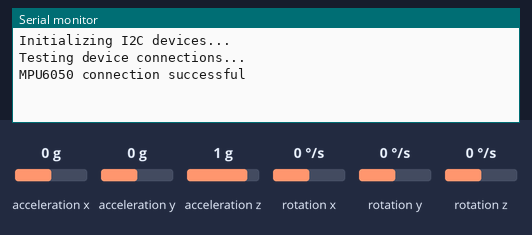
Bench run of a sketch on a simulated TI MSP430 LaunchPad. Parts: the last lines printed to the serial monitor. Inputs (shaded band) come from the test bench; at power-on: acceleration y 0 g, acceleration z 1 g, acceleration x 0 g, rotation x 0 °/s, rotation y 0 °/s, rotation z 0 °/s.

Above: at 1.2 s.
1.3 s: acceleration y set to -1.4 g
At 2.4 s:
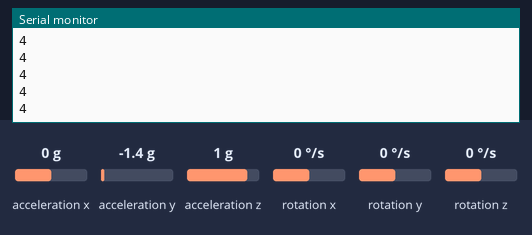
3.2 s: acceleration z set to -1.4 g
At 4.3 s:
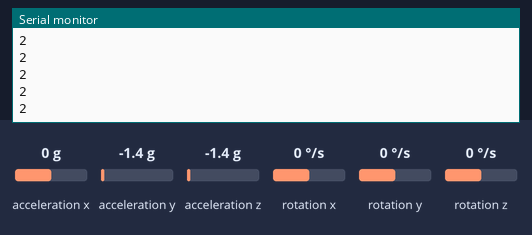

Measured:
- after the input at 1.3 s, the serial monitor: prints a new line at once (image 1)
- after the input at 3.2 s, the serial monitor: prints a new line at once (image 2)

The sketch:

Data_transmission.ino
```cpp
#include <MPU6050.h>

// I2Cdev and MPU6050 must be installed as libraries, or else the .cpp/.h files
// for both classes must be in the include path of your project
#include "I2Cdev.h"
#include "MPU6050.h"

// Arduino Wire library is required if I2Cdev I2CDEV_ARDUINO_WIRE implementation
// is used in I2Cdev.h
#if I2CDEV_IMPLEMENTATION == I2CDEV_ARDUINO_WIRE
    #include "Wire.h"
#endif

// class default I2C address is 0x68
// specific I2C addresses may be passed as a parameter here
// AD0 low = 0x68 (default for InvenSense evaluation board)
// AD0 high = 0x69
MPU6050 accelgyro;
//MPU6050 accelgyro(0x69); // <-- use for AD0 high

int16_t ax, ay, az;
int16_t gx, gy, gz;


// uncomment "OUTPUT_READABLE_ACCELGYRO" if you want to see a tab-separated
// list of the accel X/Y/Z and then gyro X/Y/Z values in decimal. Easy to read,
// not so easy to parse, and slow(er) over UART.
#define OUTPUT_READABLE_ACCELGYRO

// uncomment "OUTPUT_BINARY_ACCELGYRO" to send all 6 axes of data as 16-bit
// binary, one right after the other. This is very fast (as fast as possible
// without compression or data loss), and easy to parse, but impossible to read
// for a human.
//#define OUTPUT_BINARY_ACCELGYRO


#define LED_PIN 13
bool blinkState = false;

void setup() {
    // join I2C bus (I2Cdev library doesn't do this automatically)
    #if I2CDEV_IMPLEMENTATION == I2CDEV_ARDUINO_WIRE
        Wire.begin();
    #elif I2CDEV_IMPLEMENTATION == I2CDEV_BUILTIN_FASTWIRE
        Fastwire::setup(400, true);
    #endif

    // initialize serial communication
    // (38400 chosen because it works as well at 8MHz as it does at 16MHz, but
    // it's really up to you depending on your project)
    Serial.begin(9600);

    // initialize device
    Serial.println("Initializing I2C devices...");
    accelgyro.initialize();

    // verify connection
    Serial.println("Testing device connections...");
    Serial.println(accelgyro.testConnection() ? "MPU6050 connection successful" : "MPU6050 connection failed");

    // use the code below to change accel/gyro offset values
    /*
    Serial.println("Updating internal sensor offsets...");
    // -76  -2359 1688  0 0 0
    Serial.print(accelgyro.getXAccelOffset()); Serial.print("\t"); // -76
    Serial.print(accelgyro.getYAccelOffset()); Serial.print("\t"); // -2359
    Serial.print(accelgyro.getZAccelOffset()); Serial.print("\t"); // 1688
    Serial.print(accelgyro.getXGyroOffset()); Serial.print("\t"); // 0
    Serial.print(accelgyro.getYGyroOffset()); Serial.print("\t"); // 0
    Serial.print(accelgyro.getZGyroOffset()); Serial.print("\t"); // 0
    Serial.print("\n");
    accelgyro.setXGyroOffset(220);
    accelgyro.setYGyroOffset(76);
    accelgyro.setZGyroOffset(-85);
    Serial.print(accelgyro.getXAccelOffset()); Serial.print("\t"); // -76
    Serial.print(accelgyro.getYAccelOffset()); Serial.print("\t"); // -2359
    Serial.print(accelgyro.getZAccelOffset()); Serial.print("\t"); // 1688
    Serial.print(accelgyro.getXGyroOffset()); Serial.print("\t"); // 0
    Serial.print(accelgyro.getYGyroOffset()); Serial.print("\t"); // 0
    Serial.print(accelgyro.getZGyroOffset()); Serial.print("\t"); // 0
    Serial.print("\n");
    */

    // configure Arduino LED pin for output
    //pinMode(LED_PIN, OUTPUT);
}

void loop() {
    // read raw accel/gyro measurements from device
    accelgyro.getMotion6(&ax, &ay, &az, &gx, &gy, &gz);

    int num1, num2, num3, num4;
    num1 = 1,num2 = 2, num3 = 3, num4 = 4;
    // these methods (and a few others) are also available
    //accelgyro.getAcceleration(&ax, &ay, &az);
    //accelgyro.getRotation(&gx, &gy, &gz);


    #ifdef OUTPUT_READABLE_ACCELGYRO
        // display tab-separated accel/gyro x/y/z values
        //Serial.print("a/g:\t");
    //Serial.print(ax);Serial.print("\t");
    //Serial.print(ay); Serial.print("\t");
    //Serial.println(az);

    // 读取数据并判断状态
    if (az > 28000) {
        Serial.println("1");
        delay(20);
    }
    else if (az < 10000) {
        Serial.println("2");
        delay(20);
    }
    else if (ay > 10500) {
        Serial.println("3");
        delay(20);
    }
    else if (ay < -10000) {
        Serial.println("4");
        delay(20);
    }
    else{
      delay(20);
      }


        //Serial.print(ax);Serial.print("\t");
        //Serial.print(ay); Serial.print("\t");
        //Serial.println(az);
        //Serial.print(gx); Serial.print("\t");
        //Serial.print(gy); Serial.print("\t");
        //Serial.println(gz);
        //delay(20);
    #endif

    #ifdef OUTPUT_BINARY_ACCELGYRO
        //Serial.write((uint8_t)(ax >> 8)); Serial.write((uint8_t)(ax & 0xFF));
        //Serial.write((uint8_t)(ay >> 8)); Serial.write((uint8_t)(ay & 0xFF));
        //Serial.write((uint8_t)(az >> 8)); Serial.write((uint8_t)(az & 0xFF));
        //Serial.write((uint8_t)(gx >> 8)); Serial.write((uint8_t)(gx & 0xFF));
        //Serial.write((uint8_t)(gy >> 8)); Serial.write((uint8_t)(gy & 0xFF));
        //Serial.write((uint8_t)(gz >> 8)); Serial.write((uint8_t)(gz & 0xFF));
    #endif

    // blink LED to indicate activity
    //blinkState = !blinkState;
    //digitalWrite(LED_PIN, blinkState);
}
```
